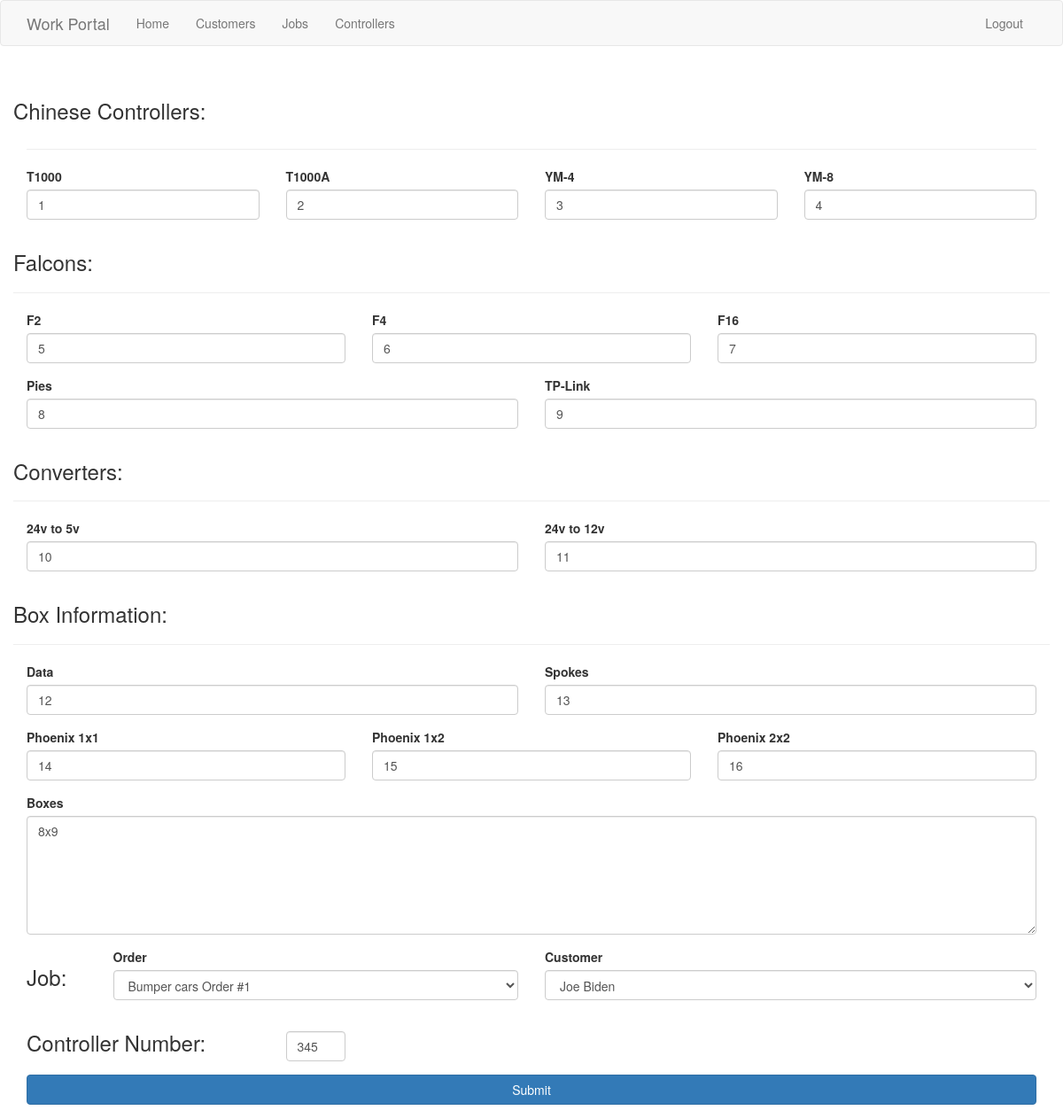
/controller/345/edit (signed in), run on an earlier commit of the app's database.
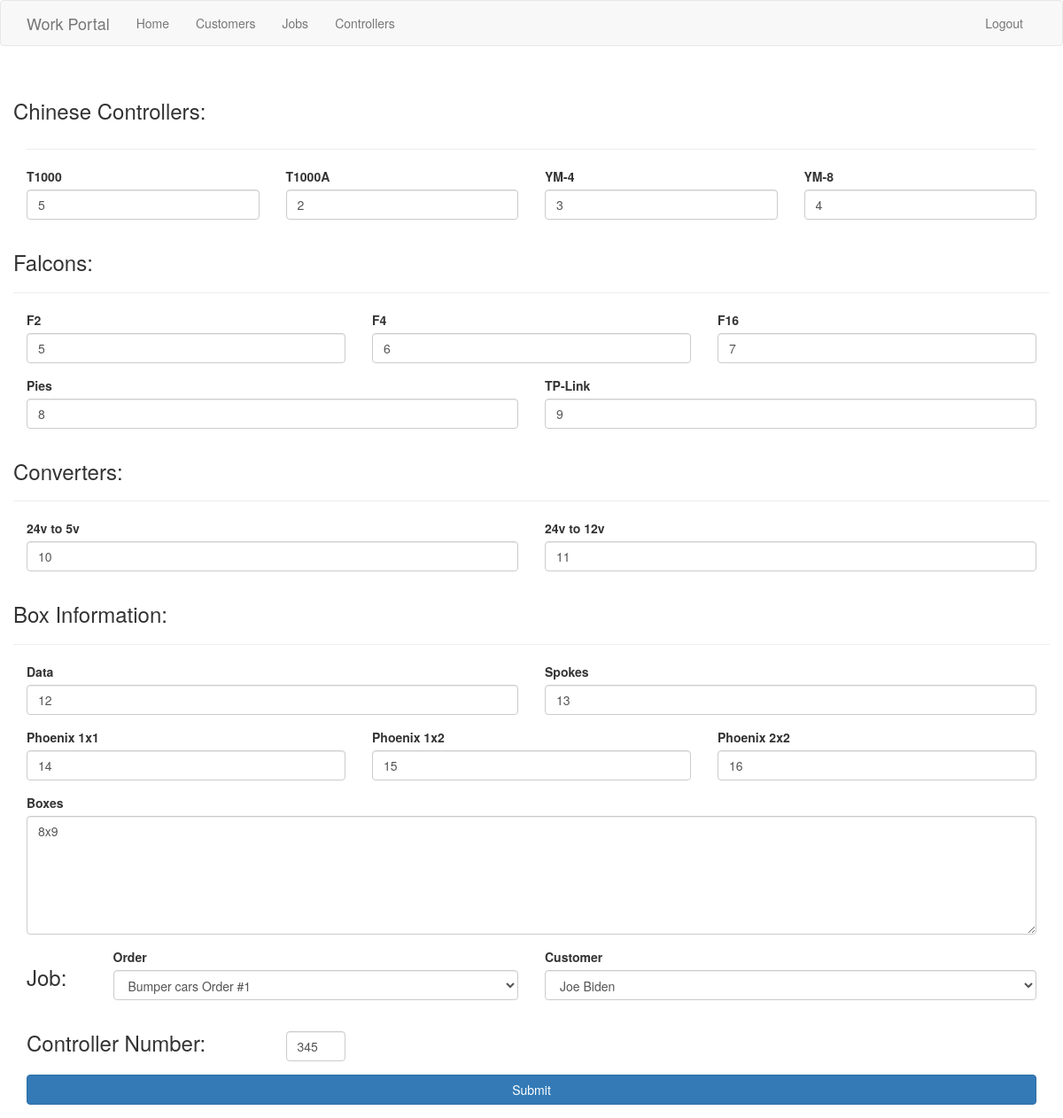
And on a later commit of the database.
### app/models.py (models this page shows)
class Controller(db.Model):
    id = db.Column(db.Integer, primary_key=True)
    controller_number = db.Column(db.Integer())
    order_id = db.Column(db.Integer(), db.ForeignKey('order.id'))
    customer_id = db.Column(db.Integer(), db.ForeignKey('customer.id'))
    t_one_thousand = db.Column(db.Integer())
    t_one_thousand_a = db.Column(db.Integer())
    ym_four = db.Column(db.Integer())
    ym_eight = db.Column(db.Integer())
    falcon_two = db.Column(db.Integer)
    falcon_four = db.Column(db.Integer())
    falcon_sixteen = db.Column(db.Integer())
    twentyfour_to_five = db.Column(db.Integer())
    twentyfour_to_twelve = db.Column(db.Integer())
    number_of_datas = db.Column(db.Integer())
    raspberry_pi = db.Column(db.Integer())
    tp_link = db.Column(db.Integer())
    spokes = db.Column(db.Integer())
    boxes = db.Column(db.String())
    phoenix_one_by_one = db.Column(db.Integer())
    phoenix_one_by_two = db.Column(db.Integer())
    phoenix_two_by_two = db.Column(db.Integer())
    date_created = db.Column(db.DateTime, nullable=False, default=datetime.now)
    date_updated = db.Column(db.DateTime, onupdate=datetime.now)

### app/controller/routes.py (the view)
@bp.route('/controller/<controller_number>/edit', methods=['GET', 'POST'])
@login_required
def edit_controller(controller_number):
    controller = Controller.query.filter_by(controller_number=controller_number).first()
    customers = Customer.query.all()
    orders = Order.query.all()
    form = CreateControllerForm(obj=controller)
    form.customer_id.choices = [(c.id, '{}'.format(c)) for c in customers]
    form.order_id.choices = [(o.id, '{} Order #{}'.format(o.ride.capitalize(), o.id)) for o in orders]
    if form.validate_on_submit():
        form.populate_obj(controller)
        db.session.commit()
        flash(f'Updated controller #{controller.controller_number} for {controller.customer}')
        return redirect(url_for('controller.detail_controller', controller_number=controller.controller_number))
    return render_template('controller/create_controller.html', form=form)

### app/models.py (called while the page is built)
@login.user_loader
def load_user(id):
    return User.query.get(int(id))

    def __repr__(self):
        return self.name.title()

### app/templates/controller/create_controller.html (shortened to what the changed rows need)
{% extends 'base.html' %}
{% import 'bootstrap/wtf.html' as wtf %}
{% block app_content %}
<div class="row">
    <div class="col-lg-12">
        <form action="" method="post" class="form">
            <div class="form-group">
                <div class="row">
                    <div class="col-lg-3 col-md-3">
                        {{ wtf.form_field(form.t_one_thousand) }}
                    </div>
                    <div class="col-lg-3 col-md-3">
                        {{ wtf.form_field(form.t_one_thousand_a) }}
                    </div>
                    <div class="col-lg-3 col-md-3">
                        {{ wtf.form_field(form.ym_four) }}
                    </div>
                    <div class="col-lg-3 col-md-3">
                        {{ wtf.form_field(form.ym_eight) }}
                    </div>
                </div>
                <div class="row">
                    <div class="col-lg-4 col-md-4">
                        {{ wtf.form_field(form.falcon_two) }}
                    </div>
                    <div class="col-lg-4 col-md-4">
                        {{ wtf.form_field(form.falcon_four) }}
                    </div>
                    <div class="col-lg-4 col-md-4">
                        {{ wtf.form_field(form.falcon_sixteen) }}
                    </div>
                </div>
                <div class="row">
                    <div class="col-lg-6 col-md-6">
                        {{ wtf.form_field(form.raspberry_pi) }}
                    </div>
                    <div class="col-lg-6 col-md-6">
                        {{ wtf.form_field(form.tp_link) }}
                    </div>
                </div>
                <div class="row">
                    <div class="col-lg-6 col-md-6">
                        {{ wtf.form_field(form.twentyfour_to_five) }}
                    </div>
                    <div class="col-lg-6 col-md-6">
                        {{ wtf.form_field(form.twentyfour_to_twelve) }}
                    </div>
                </div>
                <div class="row">
                    <div class="col-lg-6 col-md-6">
                        {{ wtf.form_field(form.number_of_datas) }}
                    </div>
                    <div class="col-lg-6 col-md-6">
                        {{ wtf.form_field(form.spokes) }}
                    </div>
                </div>
                <div class="row">
                    <div class="col-md-4 col-lg-4">
                        {{ wtf.form_field(form.phoenix_one_by_one) }}
                    </div>
                    <div class="col-md-4 col-lg-4">
                        {{ wtf.form_field(form.phoenix_one_by_two) }}
                    </div>
                    <div class="col-md-4 col-lg-4">
                        {{ wtf.form_field(form.phoenix_two_by_two) }}
                    </div>
                </div>
                <div class="row">
                    <div class="col-md-6 col-lg-12">
                        <div>
                            {{ wtf.form_field(form.boxes, rows=6) }}
                        </div>
                    </div>
                </div>
                <div class="row">
                    <div class="col-lg-5">
                        {{ wtf.form_field(form.order_id)}}
                    </div>
                    <div class="col-lg-6">
                        {{wtf.form_field(form.customer_id)}}
                    </div>
                </div>
                <div class="row">
                    <div class="col-lg-1">
                        {{ wtf.form_field(form.controller_number) }}
                    </div>
                </div>
            </div>
        </form>
    </div>
</div>
{% endblock %}

What changed in the data, as far as the page shows it:
changed Controller "Bumper cars Order #1": t_one_thousand "1" → "5"
